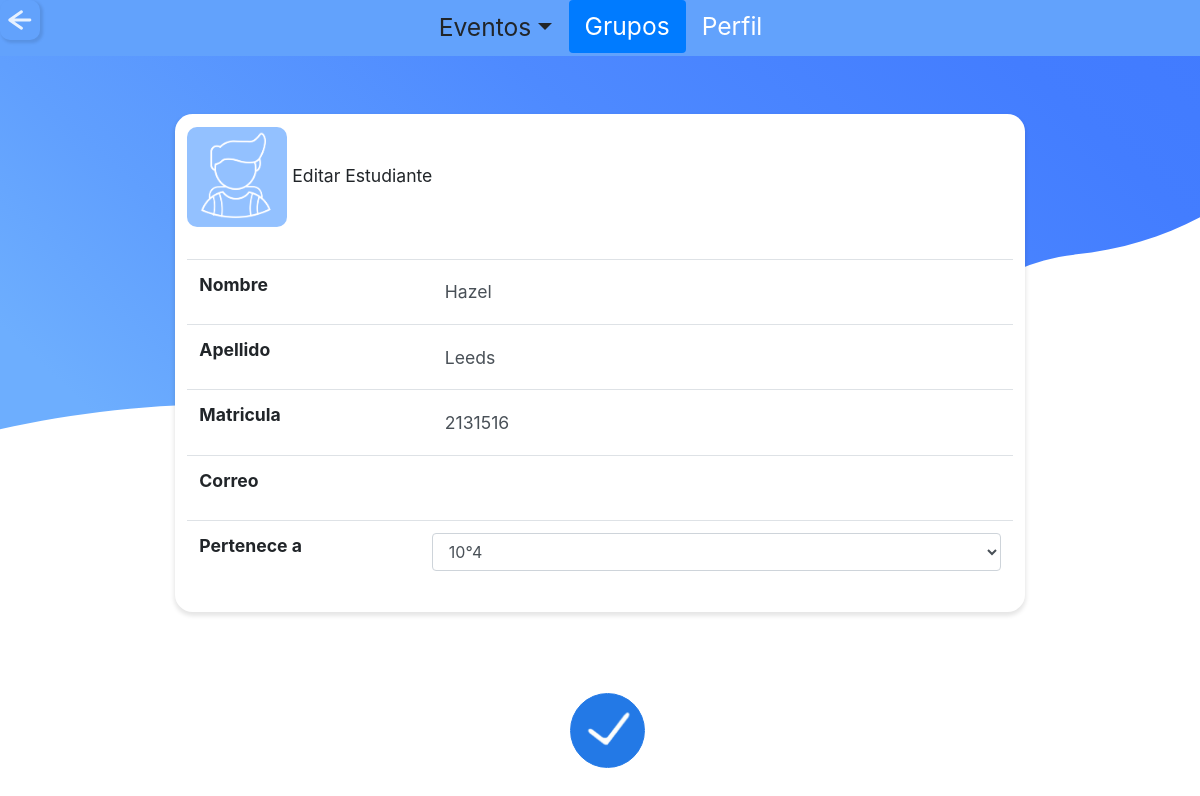
Page /admin/actualizar_est.php?id=1025874596 (signed in) on the committed database.
### tables this page shows
CREATE TABLE `tbl_estudiante` (
  `id_estudiante` varchar(10) NOT NULL,
  `nombre_e` varchar(30) NOT NULL,
  `apellido_e` varchar(30) NOT NULL,
  `matricula_e` varchar(20) NOT NULL,
  `contrasena_e` varchar(20) NOT NULL,
  `codigo_g` varchar(10) NOT NULL
);

CREATE TABLE `tbl_grupo` (
  `codigo_g` varchar(10) NOT NULL,
  `grado_g` int(11) NOT NULL,
  `grupo_g` varchar(3) NOT NULL,
  `id_jornada` varchar(3) NOT NULL
);

### admin/actualizar_est.php (the view, shortened to what this page needs)
<?php
  include "../php/conexion.php";
  include "../php/variables.php";
?>
<!doctype html>
<html>
  <head>
  <?php
    $title="Administrador | SchoolTime";
    echo Links($title);
    ?>
  </head>
  <body>
    <?php
    $titulo="grupos";
    echo Eventos($titulo);
    $id=$_REQUEST['id'];
    ?>
<br>
<br>
<br>
<br>
<div class="center-90">
<div class="titulo_perfil default">
  <div class="medio">
  <div class="row no-gutters">
  <div class="col-md-4">
  <img class="tipo-evento" src="../iconos/estudiante.png">
  Editar Estudiante
  </div>
  <div class="col-md-9">
  </div>
  </div>
    <div class="table-responsive">
    <table class="table margin-top-1">
  <?php
	$queryDoc="SELECT * FROM tbl_estudiante WHERE id_estudiante='$id'";
	$resultadoDoc=$conexion->query($queryDoc);
	while ($rowDoc=$resultadoDoc->fetch_assoc()){
  ?>
  <form action="../php/modificar_est.php?id=<?php echo $id?>" method="post">
  <tbody>
    <tr>
    <td>
    <label class="bold" for="nombre">Nombre</label>
    </td>
    <td>
    <input type="text" class="titulo_evento" id="nombre" name="nombre_e" value="<?php echo $rowDoc['nombre_e']?>" required>
    </td>
    </tr>
    <tr>
    <td>
    <label class="bold" for="apellido">Apellido</label>
    </td>
    <td>
    <input type="text" class="titulo_evento" id="apellido" name="apellido_e" value="<?php echo $rowDoc['apellido_e']?>" required>
    </td>
    </tr>
    <tr>
    <td>
    <label class="bold" for="matricula">Matricula</label>
    </td>
    <td>
    <input type="text" class="titulo_evento" id="matricula" name="matricula_e" value="<?php echo $rowDoc['matricula_e']?>" required>
    </td>
    </tr>
    <tr>
    <td>
    <label class="bold" for="correo">Correo</label>
    </td>
    <td>
    <input type="text" class="titulo_evento" id="correo" name="correo_e" value="<?php echo $rowDoc['correo_e']?>" required>
    </td>
    </tr>
    <tr>
    <td>
    <label class="bold" for="nombre">Pertenece a</label>
    </td>
    <td>
    <select name="grupo_e" class="form-control" required>
    <?php
	$queryG="SELECT * FROM tbl_grupo ORDER BY grado_g";
	$resultadoG=$conexion->query($queryG);
	while ($rowG=$resultadoG->fetch_assoc()){
    ?>
       <option value="<?php echo $rowG['codigo_g']?>" <?php if($rowG['codigo_g']==$rowDoc['codigo_g']){ echo "selected"; }?>><?php
       if($rowG['grado_g']!=null){echo $rowG['grado_g']."°".$rowG['grupo_g'];}elseif($rowG['codigo_g']=="DOCENTES"){ echo "Docentes sin dirección";}?></option>
    <?php
    }
    ?>
      </select>
    </td>
    </tr>
    <?php
}
?>
  </tbody>
</table>
</div>
  </div>
</div>
</div>
<center>
  <div class="form-check form-check-inline">
  <input class="btn_aceptar" type="submit" value="" name="actualizar">
  </div>
</center>
  </body>
</html>

### css/style.css (style rules this page uses)
* { padding: 0; margin: 0; }
body { background: url(../svg/back_one.svg) no-repeat center center fixed; background-size: cover; font-size: 110%; }
.center-90 { margin: 0 auto; max-width: 90%; padding: 0.5em; border: 0px solid #CCC; border-radius: 1em; background-color: transparent; }
.btn_aceptar { position: fixed; bottom: 0; display: inline-block; font-weight: 400; color: transparent; -webkit-user-select: none; -moz-user-select: none; -ms-user-select: none; user-select: none; width: 75px; height: 75px; box-shadow: none; background-color: #2379E6; background: url(../iconos/aceptar.png) no-repeat center center; background-size: 100%; border: 1px solid #2379E6; padding: 0.375rem 0.75rem; margin-bottom: 2rem; font-size: 1rem; line-height: 1.5; border-radius: 3rem; margin-left: -1.5rem; transition: width .8s; }
input { background-color: white; width: 80px; height: 80px; border-radius: 10px; border-color: transparent; color: transparent; box-shadow: 2px 2px 3px 1px rgba(0, 0, 0, 0.1); }
.titulo_evento { display: block; width: 100%; height: calc(1.5em + 0.75rem + 2px); padding: 0.375rem 0.75rem; font-weight: 400; line-height: 1.5; color: #495057; background-color: transparent; background-clip: padding-box; border: 1px solid transparent; border-radius: 0.25em; transition: border-color 0.15s ease-in-out, box-shadow 0.15s ease-in-out; box-shadow: none; }
.tipo-evento { background-color: white; width: 100px; height: 100px; border-radius: 10px; border-color: #F2F2F2; color: transparent; }
.medio { margin: 0 auto; max-width: 80%; padding: 0.7em; border: 0px solid #CCC; box-shadow: 0px 3px 4px 1px rgba(0, 0, 0, 0.1); border-radius: 1em; background-color: white; margin-bottom: 0.6rem; text-decoration: none; }
.margin-top-1 { margin-top: 1rem; }
.bold { font-weight: bold; }

### rows in the picture
tbl_estudiante: nombre_e "Hazel", apellido_e "Leeds", matricula_e "2131516", grupo_e "10°4"
